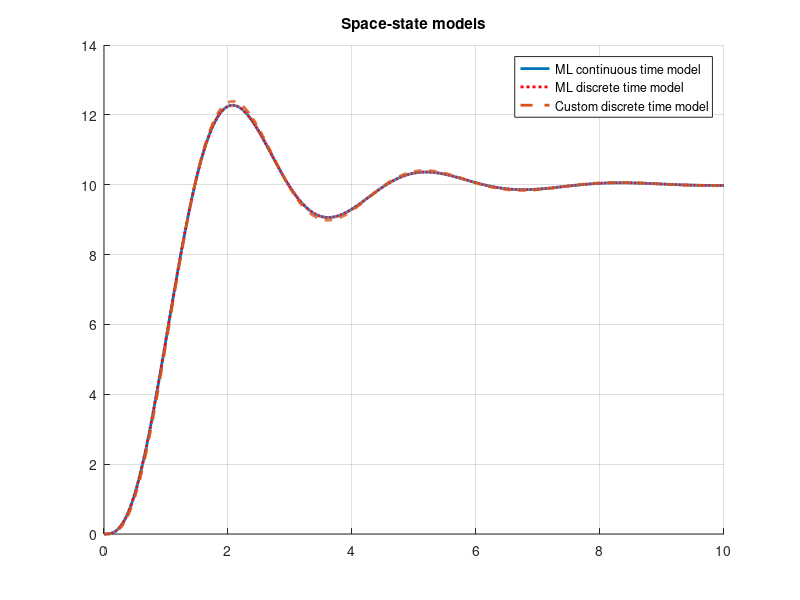
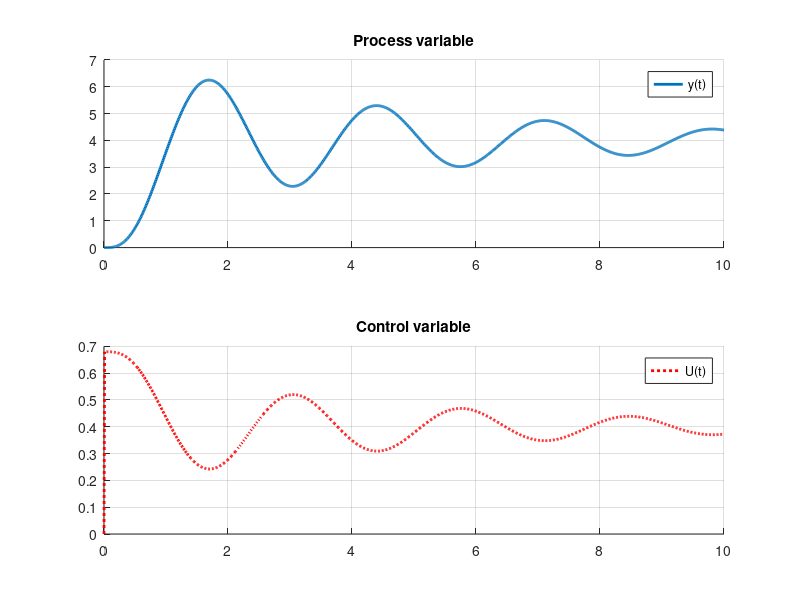
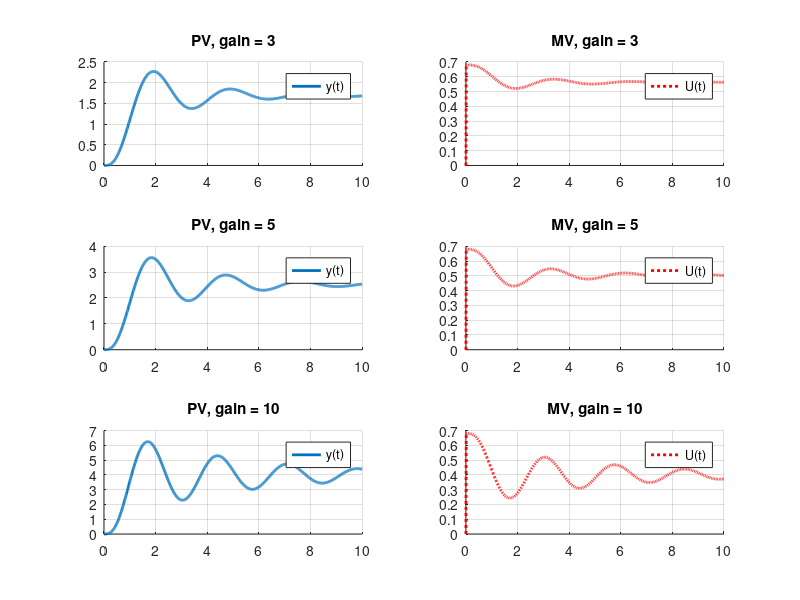

Source code (MATLAB) for these figures, in order:
function prac1_Shalakhov_rev1()

clc;
close all;
clear all;

% timeline definitions
dt = 0.01;
time = 0:dt:10;

% transfer function definitions
gain = 10;
roots = [-2, -0.6 + 2i, -0.6 - 2i];
p = poly(roots);
numerator = gain * p(length(p));
transfer_function = tf(numerator, p);

% continuous time models calculations
ss_model_matlab = ss(transfer_function);
[Ac, Bc, Cc] = space_state_model_cont(transfer_function);

% discrete time models calculations
ss_model_matlab_disc = c2d(ss_model_matlab, dt);
[Ad, Bd, Cd] = space_state_model_disc(transfer_function, dt);

% part 1 - models comparison

y_tf = step(transfer_function, time);
y_c2d = step(ss_model_matlab_disc, time);
[~, y_manual] = calculate_response(Ad, Bd, Cd, time, 'disable_PID');

figure('Name','Space-state models');
hold on;

title('Space-state models');
plot (time, y_tf, 'LineWidth', 2);
plot (time, y_c2d, ':r', 'LineWidth', 2);
plot (time, y_manual, '--', 'LineWidth', 2);
grid on;
legend('ML continuous time model', 'ML discrete time model', 'Custom discrete time model');

% part 2 - PID control

[~, y, U] = calculate_response(Ad, Bd, Cd, time, 'enable_PID');
U = U(1:length(y));

figure('Name','PID control');
subplot(2,1,1);
hold on;
title('Process variable');
plot (time, y, 'LineWidth', 2);
legend('y(t)');
grid on;
subplot(2,1,2);
title('Control variable');
hold on;
plot (time, U, ':r', 'LineWidth', 2);
legend('U(t)');
grid on;

% part 3 - alterating gain

figure('Name','PID Control');
gains = [3, 5, 10]
for i = 1:3
  
  gain = gains(i);
  roots = [-2, -0.6 + 2i, -0.6 - 2i];
  p = poly(roots);
  numerator = gain * p(length(p));
  transfer_function = tf(numerator, p);
  [Ad, Bd, Cd] = space_state_model_disc(transfer_function, dt);
  
  [~, y, U] = calculate_response(Ad, Bd, Cd, time, 'enable_PID');
  U = U(1:length(y));
  
  subplot(3,2,(2*i-1));
  hold on;
  title(['PV, gain = ' num2str(gain)]);
  plot (time, y, 'LineWidth', 2);
  legend('y(t)');
  grid on;
  subplot(3,2,2*i);
  title(['MV, gain = ' num2str(gain)]);
  hold on;
  plot (time, U, ':r', 'LineWidth', 2);
  legend('U(t)');
  grid on;
  
end

end

% space-state model for discrete time
function [A, B, C] = space_state_model_disc(tf, dt)
k = tf.num{1}(4);
p = tf.den{1};

A(1,:) = [-p(2)/p(1)*dt + 1, -p(3)/p(1)*dt, -p(4)/p(1)*dt];
A(2,:) = [dt, 1, 0];
A(3,:) = [0, dt, 1];
B = [k*dt; 0; 0];
C = [0, 0, 1];
end

% space-state model for continuous time
function [A, B, C] = space_state_model_cont(tf)
k = tf.num{1}(4);
p = tf.den{1};

A(1,:) = [-p(2)/p(1), -p(3)/p(1), -p(4)/p(1)];
A(2,:) = [1, 0, 0];
A(3,:) = [0, 1, 0];
B = [k; 0; 0];
C = [0, 0, 1];

end

% calculates respose of space-state model
% for each point of time
function [X, Y, U] = calculate_response(A, B, C, time, enable_PID)
X(:,1) = [0;0;0];
U(:,1) = 0;
Kc = 0.07;
SP = 4;
for k = 1:length(time)
    X(:,k+1) = A * X(:,k) + B * U(:,k);
    Y(:,k) = C * X(:,k);
    
    if (strcmp(enable_PID,'enable_PID'))
        U(:,k+1) = pid_controller(Kc, SP - Y(:,k));
    else
        U(:,k+1) = 1;
    end
end
end

function u = pid_controller(Kc, e)
u = Kc*e + 0.4;
end